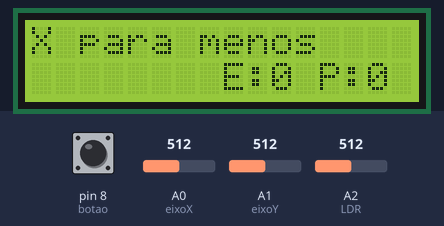
Simulated run of this sketch. Board: Arduino Uno, built with avr-gcc and run on an emulated ATmega328P. Parts: 16×2 character LCD. The test bench sets the inputs (shaded band); at power-on: A1 (eixoY) = 512, pin 8 (botao) LOW, A0 (eixoX) = 512, A2 (LDR) = 512. Random numbers use the default seed unless the sketch sets one.

Above: at 1.2 s.
1.3 s: A1 (eixoY) set to 584
9.5 s: A1 (eixoY) set to 613
11.0 s: pin 8 (botao) pulled HIGH for 0.25 s
At 12.0 s:
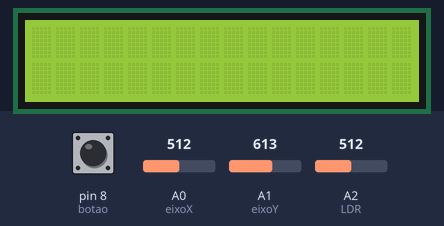
21.2 s: pin 8 (botao) driven HIGH
At 27.6 s:
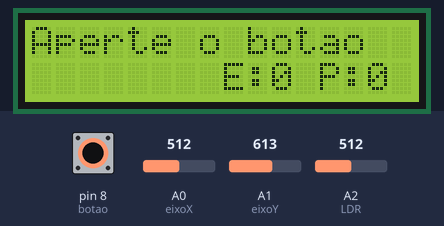
31.1 s: A1 (eixoY) set to 590
At 38.8 s:
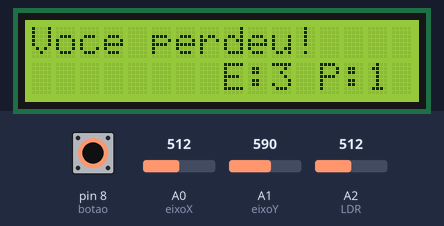
40.6 s: A0 (eixoX) set to 390
At 47.8 s:
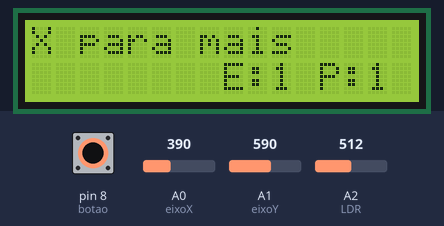
Timing chart, 0 to 49.3 s (numbered marks = the images above; inputs shaded):
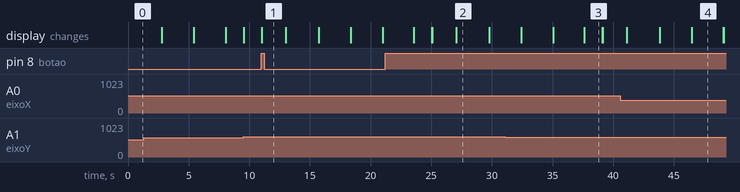

Measured:
- after the input at 11.0 s, the display: changes at once (image 1)
- what the display in image 2 shows lasts 2.7 s, from 27.1 s to 29.8 s
- what the display in image 3 shows lasts 1.5 s, from 37.6 s to 39.1 s

The sketch:

Whack-a-Mole-v3-LCD.ino
```cpp
/*
   Terceira versão do jogo Whack-a-Mole, utilizando um botão, um sensor LDR, um módulo Joystick, e uma tela LCD.
   Na tela são exibidas as ações a serem tomadas:

   -Sentido de movimentação do módulo de joystick (X+,X-,Y+,Y-);
   -Apertar o botão;
   -Tapar o sensor LDR;

   A ação deve ser tomada segundo o tempo definido na variável MAX_ESPERA. A tela também exibe a contagem de erros e pontos, sendo necessários
   10 acertos para ganhar e 3 erros para perder. Após o fim do jogo, uma mensagem é exibida dizendo se você ganhou ou perdeu, e o jogo entra em standby
   esperando que o usuário aperte um botão para reiniciar. A verificação da ação do usuário ocorre com uma função, onde são comparadas as ações ao
   número das strings que ditam as ações dentro da matriz frases. Apesar de a tela LCD funcionar com apenas 16 caracteres, na declaração das strings,
   17 precisam ser levados em conta, já que o caracter de fim de frase é contabilizado como parte do tamanho da string.


   Letícia Pegoraro Garcez 2020
*/


#include<LiquidCrystal.h>

LiquidCrystal lcd (2, 3, 4, 5, 6, 7);//declaração do objeto lcd da classe LyquidCrystal

//PINOS
#define LDR A2
#define botao 8
#define eixoX A0
#define eixoY A1

//Tempo de espera para as respostas/ações
#define MAX_ESPERA 2000

//Funções
void pontuacao();
bool verificaAcao(int n);
void reinicia_jogo(void);


//Variáveis
int escolha, pontos, erros, tempo = MAX_ESPERA;
//Matrix com as ordens a serem dispostas pra cada possibilidade. Embora a tela seja de 16, a matriz precisa de 17 colunas pra aceitar o /0 do final de cada linha
char frases[6][17] = {{"Aperte o botao"}, {"Tape o LDR"}, {"X para mais"}, {"X para menos"}, {"Y para mais"}, {"Y para menos"}};

void setup() {
  //Inputs
  pinMode(LDR, INPUT);
  pinMode(botao, INPUT);
  pinMode(eixoX, INPUT);
  pinMode(eixoY, INPUT);

  //Definição do LCD
  lcd.begin(16, 2);
  lcd.clear();//tira todo "ruido" da tela
}


void loop() {
  randomSeed(millis());//Deixa a randomSeed no tempo atual de execução do jogo
  escolha = random(6);//Seleciona uma das ações a serem tomadas

  lcd.print(frases[escolha]);//Mostra essa ação na tela
  pontuacao();//Exibe a pontuação
  delay(tempo); //Tempo pra ação ser tomada

  if (verificaAcao(escolha)) { //Se a ação correspondente foi tomada, os pontos são atualizados.
    pontos++;
  }
  else { //Se não, atualiza os erros.
    erros++;
  }

  delay(700); //Tempo que o texto (pontos + ação) são tomados
  lcd.clear(); //limpa a tela

  tempo -= 50; //Atualiza o tempo de resposta

  if (pontos == 10) { //Se tem pontos suficientes pra ganhar
    lcd.print("Voce venceu!");
    pontuacao();//atualiza a pontuação
    reinicia_jogo();
  }
  else if (erros == 3) { //Se tem erros o suficiente pra perder
    lcd.print("Voce perdeu!");
    pontuacao();//atualiza a pontuação
    reinicia_jogo();
  }
}


void reinicia_jogo(void) {
  delay(1500);//Tempo pra pontuação e mensagem de ganhou/perdeu ficar exibida na tela
  lcd.clear();//limpa a tela

  lcd.print("Aperte o botao");//exibe mensagem de reiniciar
  lcd.setCursor(0, 1);
  lcd.print("para reiniciar");

  do {
    delay(10);
  } while (!digitalRead(botao));//enquanto o botão não é apertado, o jogo não segue porque fica parado nesse loop infinito

  //reseta as variáveis para o novo jogo
  tempo = MAX_ESPERA;
  pontos = 0;
  erros = 0;
  lcd.home();//coloca o cursor no lugar certo
  lcd.clear();//limpa a tela
  delay(2000);//tempo para reiniciar o jogo
}

bool verificaAcao(int n) {//Confere se a ação tomada corresponde à exibida na tela.
  if (n == 0 && digitalRead(botao)) {
    return true;
  }
  else if (n == 1 && analogRead(LDR) < 100) {
    return true;
  }
  else if (n == 2 && analogRead(eixoX) > 500) {//X+
    return true;
  }
  else if (n == 3 && analogRead(eixoX) < 400) {//X-
    return true;
  }
  else if (n == 4 && analogRead(eixoY) > 600) {//Y+
    return true;
  }
  else if (n == 5 && analogRead(eixoY) < 500) {//Y-
    return true;
  }
  else {//Se nenhum dos pares numero && ação estiver correto, retorna um erro
    return false;
  }
}

void pontuacao() {//exibe a pontuação
  lcd.setCursor(12, 1);//move o cursos pra essa posição
  lcd.print("P:");
  lcd.print(pontos);

  lcd.setCursor(8, 1);//move o cursor pra essa posição
  lcd.print("E:");
  lcd.print(erros);

  lcd.home();//retorna o cursor pro inicio da tela
}
```
